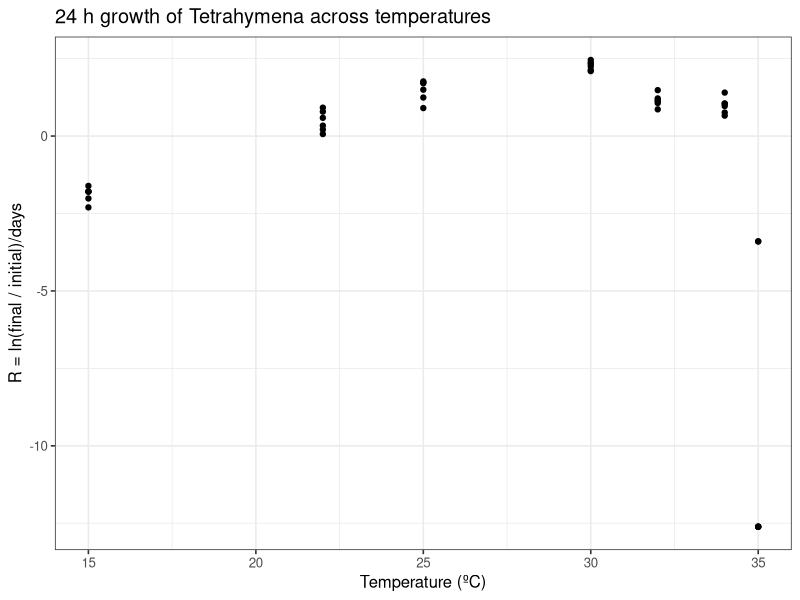
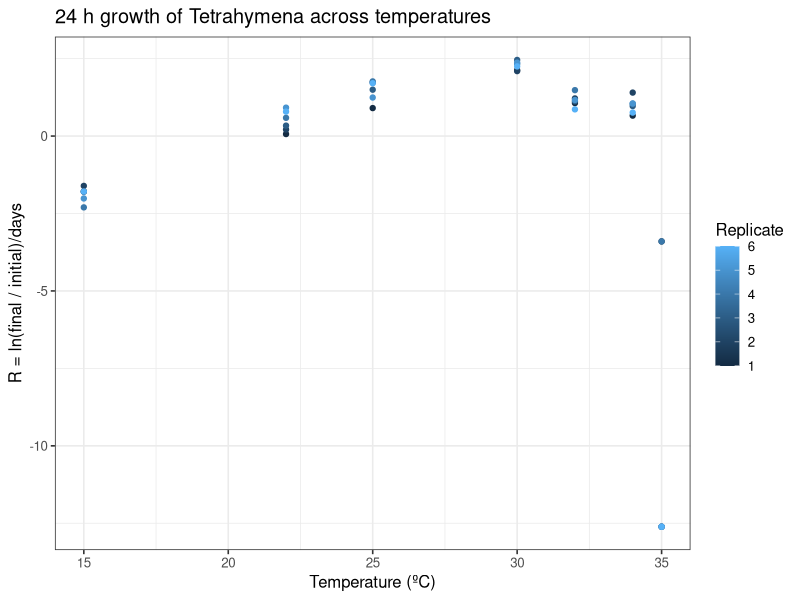

R code for these plots, in order:
# Tell R which program to use: ggplot2, a plotting powerhouse
library(ggplot2)

# Tell R to read in the data file
tpcs = read.csv("./Tetra_TPC_24h.csv")

# Plot with ggplot2
ggplot(data = tpcs, aes(x = Temperature, y = R)) +
  geom_point() +
  theme_bw(base_size = 12) +
  labs(x = 'Temperature (ºC)',
       y = 'R = ln(final / initial)/days',
       title = '24 h growth of Tetrahymena across temperatures')

# Plot replicates in different colors
ggplot(data = tpcs, aes(x = Temperature, y = R, color = Replicate)) +
  geom_point() +
  theme_bw(base_size = 12) +
  labs(x = 'Temperature (ºC)',
       y = 'R = ln(final / initial)/days',
       title = '24 h growth of Tetrahymena across temperatures')
